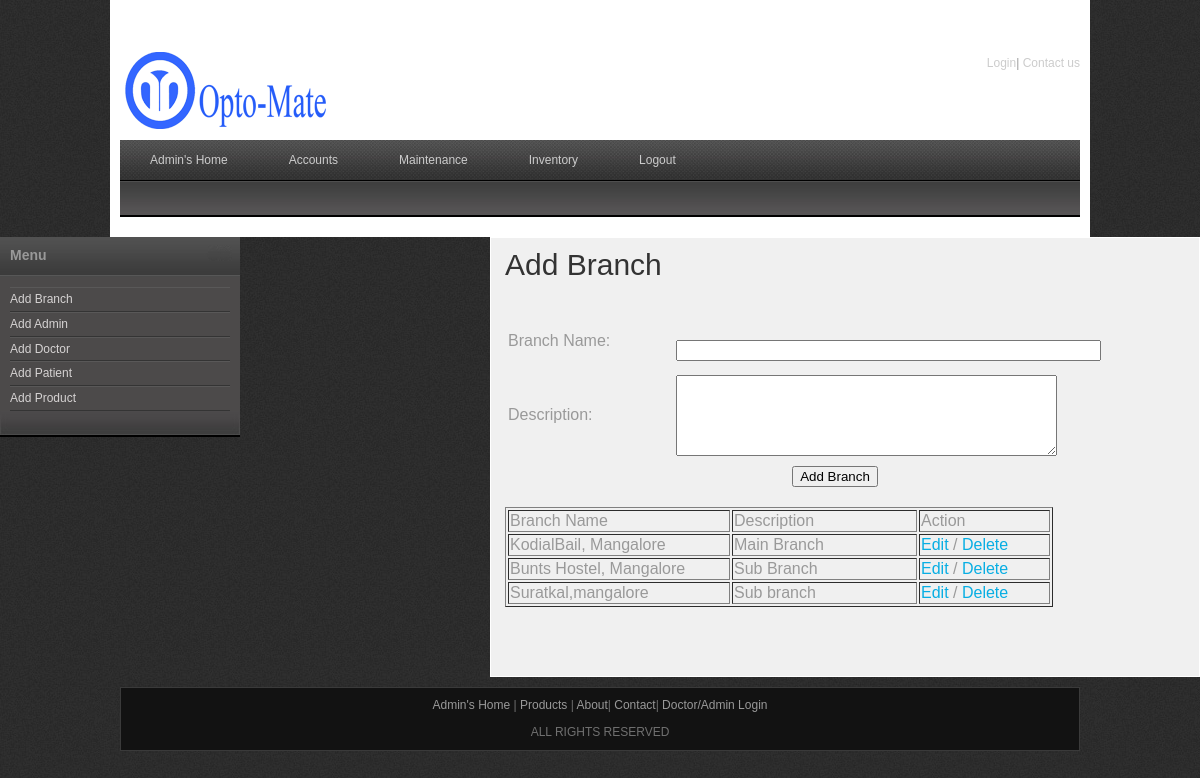
Page /addbranch.php (signed in) on the committed database.
### tables this page shows
CREATE TABLE IF NOT EXISTS `branch` (
  `branch_id` int(10) NOT NULL AUTO_INCREMENT,
  `branch_name` varchar(30) NOT NULL,
  `description` varchar(50) NOT NULL,
  PRIMARY KEY (`branch_id`)
);

### addbranch.php (the view, shortened to what this page needs)
<?php
include("includes/header.php");
$result = mysql_query("SELECT * FROM branch");
?>
<font color="#FF0000">
    <div id="templatemo_main">
   		<div id="sidebar" class="float_l">
        	<div class="sidebar_box"><span class="bottom"></span>
           	<?php
			include("sidebar.php");
			if($_SESSION["logtype"]=='Administrator')
			{
				maintenancesidebar();
			}
			?>
            </div>
   		</div>
        <div id="content" class="float_r">
        <div id="content_main">
          <form id="adbranch" name="adbranch" method="post" action="addbranch.php" onsubmit="return validation()">
            <h1>Add Branch</h1>
            <table width="660" border="0">
              <tr>
                <td width="143" height="34"><label for="bname" class="left">Branch  Name:</label></td>
                <td width="300"><p>&nbsp;
                  </p>
                  <p>
                    <input name="bname" class="right" type="text" id="bname" size="50" value="<?php echo $branchname ;?>" />
                </p></td>
              </tr>
              <tr>
                <td height="33"><label class="left" for="doclname2">Description:</label></td>
                <td><label for="description"></label>
                <textarea name="description" id="description" cols="45" rows="5" ><?php echo $desc ;?></textarea></td>
              </tr>
              <tr>
                <td height="36" colspan="2" align="center">
                <?php
                if($_GET[act]=="edit")
                {
					?>
                	<input type="submit" name="update" id="update" value="Update" />
                	<?php
                }
                else
                {
					?>
                	<input type="submit" name="add" id="add" value="Add Branch" />
                	<?php
                }
               ?>
               </td>
            </tr>
            </table>
            <table width="548" border="1">
              <tr>
                <td width="218">Branch Name</td>
                <td width="181">Description</td>
                <td width="127">Action</td>
              </tr>
              <?php
           	while($row = mysql_fetch_array($result))
  			{
  				echo "<tr>";
   				$selbr= mysql_query("SELECT * FROM branch where branch_id = '$row[branch_id]'");
  				$recbr = mysql_fetch_array($selbr);
  				echo "<td>" . $recbr[branch_name] . "</td>";
  				echo "<td>" . $recbr[description] . "</td>";
				echo "<td><a href='addbranch.php?branchid=$row[branch_id]&act=edit'>Edit</a> / <a href='addbranch.php?branchid=$row[branch_id]&act=delete'>Delete</a></td>";
 			 	echo "</tr>";
  			}
  			?>
            </table>
            <p>&nbsp;</p>
          	</form>
          	<p>&nbsp;</p>
        </div>
	</div>
    </div>
<?php
include("includes/footer.php");
?>

### CSS/templatemo_style.css (style rules this page uses)
body { margin: 0; padding: 0; color: #999; font-family: Tahoma, Geneva, sans-serif; font-size: 12px; line-height: 1.4em; background-color: #2e2e2e; background-repeat: repeat; background-image: url(../images/templatemo_body.jpg) }
a, a:link, a:visited { color: #08aee3; font-weight: normal; text-decoration: none; }
p { margin: 0 0 10px 0; padding: 0; }
h1, h2, h3, h4, h5, h6 { color: #333; font-weight: normal; }
h1 { font-size: 30px; margin: 0 0 30px; padding: 5px 0; }
.float_l { float: left }
.float_r { float: right }
#templatemo_main { width: 100%; margin-bottom: 10px; }
#content { width: 680px; background: #f0f0f0; border: 1px solid #fff; padding: 14px; }
#sidebar { width: 240px }
.sidebar_box { position: relative; background: #4c4a4a; margin-bottom: 36px; }
.sidebar_box span.bottom { position: absolute; bottom: -26px; left: 0; width: 240px; height: 26px; background: url(../images/templatemo_sidebar_bottom.jpg) }

### rows in the picture
branch: branch_name "KodialBail, Mangalore", description "Main Branch"
branch: branch_name "Bunts Hostel, Mangalore", description "Sub Branch"
branch: branch_name "Suratkal,mangalore", description "Sub branch"
